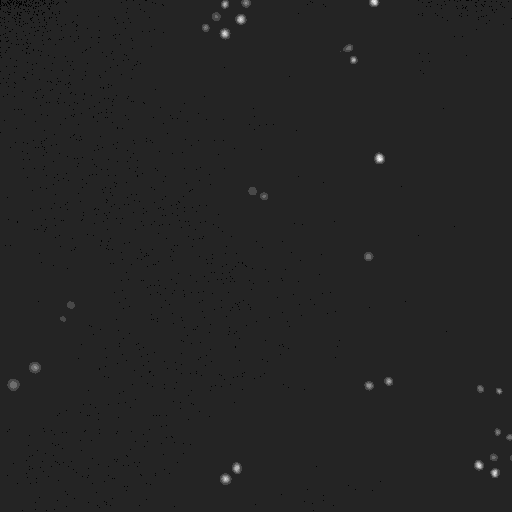
#> input picture 04-Tools/old_tests/tracking1/imgs-tests2/image-Position2b-RFP-580-1571831928687.tiff, 512 x 512 px; its folder holds only this picture in this run
$ python tracking1.py   (older library calls are emulated)
#> lines starting #> are read from the running program, lines starting #| are printed output that depends on the picture; after the words box and inside, x2 and y2 are one past the last pixel; in counts of white or black regions, pixels touching at a corner belong together
#> further down, img_orig is the input picture: shape (512, 512) uint16; min 502, max 2059, mean 533.5
### 04-Tools/old_tests/tracking1/function.py
#!/usr/bin/env python3
# -*- coding: utf-8 -*-
"""
Created on Wed Mar 25 17:38:59 2020

@author: williams
"""
import cv2
import numpy as np


def nothing(x):
    pass

def getsize(img):
    h, w = img.shape[:2]
    return w, h

def bytescaling(data, cmin=None, cmax=None, high=255, low=0):
#> called with high = 255, low = 0
    if data.dtype == np.uint8:
        return data
    if high > 255:
        high = 255
    if low < 0:
        low = 0
    if high < low:
        raise ValueError("`high` should be greater than or equal to `low`.")
    if cmin is None:
        cmin = data.min()
#> cmin = 502
    if cmax is None:
        cmax = data.max()
#> cmax = 2059
    cscale = cmax - cmin
#> cscale = 1557
    if cscale == 0:
        cscale = 1
    scale = float(high - low) / cscale ; bytedata = (data - cmin) * scale + low
#> after `scale = float(high - low) / cscale`: scale = 0.164
#> after `bytedata = (data - cmin) * scale + low`:
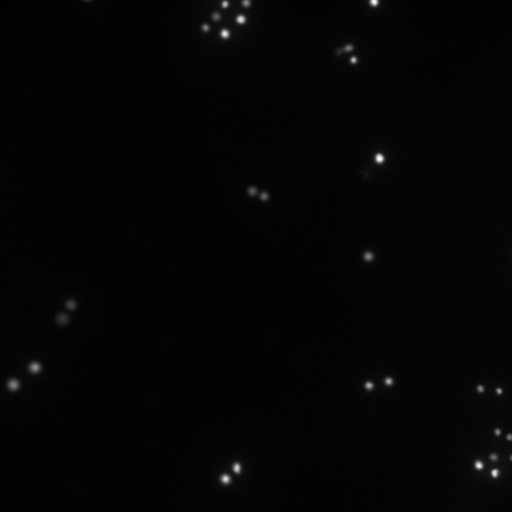
#> bytedata: shape (512, 512) float64; min 0, max 255, mean 5.2
    return (bytedata.astype(np.uint8))

def hist_curve(im, activate,widthHist = 5,maxBlack = 5,minWhite = 250,ImoyInf=40,ImoySup=100):
#> called with activate = True, widthHist = 5, maxBlack = 5, minWhite = 250, ImoyInf = 40, ImoySup = 100
    h = np.ones((300,256,3))
    h2 = np.ones((300,256,3))
    if len(im.shape) == 2:
        color = [(255,255,255)]
    elif im.shape[2] == 3:
        color = [ (255,0,0),(0,255,0),(0,0,255) ]
    for ch, col in enumerate(color):
        hist_item = cv2.calcHist([im],[ch],None,[256],[0,256])
        cv2.normalize(hist_item,hist_item,0,255,cv2.NORM_MINMAX)
        hist=np.int32(np.around(hist_item))
        cdf = hist.cumsum() #histogramm cumulé
        cdf_normalized = cdf / cdf.max() # between 0 et 1
        hist_normalized = hist / hist.max()  # between 0 et 1
        Imin = np.where(cdf_normalized>=0.01)[0][0] ; Imax  = np.where(cdf_normalized>=0.99)[0][0] ; Imoy  = np.where(cdf_normalized>=0.50)[0][0]

        if activate == True :
            cv2.line(h,(Imax,300),(Imin,0),(255,0,0),1)
            cv2.line(h2,(Imax,300),(Imin,0),(255,0,0),1)
            i = 0
            for el in cdf_normalized :
                cv2.circle(h,(i,int(300*cdf_normalized[i])),1, (255,0,255), 1)
                i = i + 1
                if i > 0 and i < 256:
                    cv2.line(h,(i,int(300*cdf_normalized[i])),(i-1,int(300*cdf_normalized[i-1])),(255,0,255),1)
            i = 0
            for el in hist_normalized :
                cv2.circle(h2,(i,int(hist_normalized[i][0])),1, (255,0,255), 1)
                i = i + 1
                if i > 0 and i < 256 :
                    cv2.line(h2,(i,int(300*hist_normalized[i])),(i-1,int(hist_normalized[i-1])),(255,0,255),1)
#> this loop made 1 pass
#> (Imin, Imax, Imoy) on pass 1: (1, 13, 4)
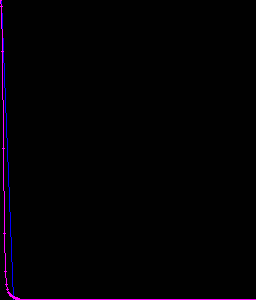
#> h: shape (300, 256, 3) float64; mean of channels 0, 1, 2 3.8, 1, 2.9; drawn as B, G, R

    y = np.flipud(h) ; y2 = np.flipud(h2)

    blackImg = False ; whiteImg = False ; normalImg = True ; noiseImg = False ; presenceCell = True
    if Imin <= Imax and Imax < maxBlack and (Imax-Imin) <= widthHist :
        blackImg = True
        normalImg = False
        presenceCell = False
    if Imax >= Imin and Imin > minWhite and (Imax-Imin) <= widthHist :
        whiteImg = True
        normalImg = False
        presenceCell = False
    if Imoy >= ImoyInf and Imoy < ImoySup :
        normalImg = False
        noiseImg = True
        presenceCell = True
    if whiteImg == False and Imoy >= ImoySup :
        normalImg = False
        noiseImg = True
        presenceCell = False

    return y,y2,Imin,Imax,Imoy,variance_of_laplacian(im),blackImg,whiteImg,normalImg,noiseImg,presenceCell


def variance_of_laplacian(image):
    if image is None:
        print ('Erreur: opening image')
        return -1
    image = cv2.cvtColor(image,cv2.COLOR_GRAY2BGR)
    image = cv2.GaussianBlur(image, (3, 3), 0)
    src_gray = cv2.cvtColor(image, cv2.COLOR_BGR2GRAY)
    kernel_size = 3
    return cv2.Laplacian(src_gray, cv2.CV_16S, ksize=kernel_size).var()

### 04-Tools/old_tests/tracking1/tracking1.py
# -*- coding: utf-8 -*-
"""
@author:    Williams BRETT
@date:      24-03-2020
@brief:
"""

import numpy as np
import cv2
import os
import function as f
import random
import math


bins = np.arange(256).reshape(256,1)
def hist_curve(im, autoBC, activate):
    global Imin, Imax
    h = np.ones((300,256,3))
    if len(im.shape) == 2:
        color = [(255,255,255)]
    elif im.shape[2] == 3:
        color = [ (255,0,0),(0,255,0),(0,0,255) ]
    for ch, col in enumerate(color):
        hist_item = cv2.calcHist([im],[ch],None,[256],[0,256])
        cv2.normalize(hist_item,hist_item,0,255,cv2.NORM_MINMAX)
        hist=np.int32(np.around(hist_item))
        cdf = hist.cumsum() #histogramm cumulé
        cdf_normalized = cdf * 0.01 * 100 / cdf.max() # this line not necessary.
        if activate == True and autoBC == True:
            Imin = np.where(cdf_normalized>=0.01)[0][0]
            Imax  = np.where(cdf_normalized>=0.99)[0][0]
        pts = np.int32(np.column_stack((bins,hist)))
        cv2.polylines(h,[pts],False,col)
        if activate == True :
            cv2.line(h,(Imax,300),(Imin,0),(255,0,0),1)
            i = 0
            for el in cdf_normalized :
                cv2.circle(h,(i,int(300*cdf_normalized[i])),1, (255,0,255), 1)
                i=i+1
    y=np.flipud(h)
    return y

if __name__ == "__main__":

    dir_masks='./imgs-tests2/'
    list_file=os.listdir(dir_masks)
    #mon_fichier = open("save.txt", "w")
    a = 0 ; nbCellOld = 0; outputTable = [] ; color = [] ;
    for fichier in sorted(list_file):
        if fichier != '.DS_Store':
            a = a + 1
            img_orig=cv2.imread(dir_masks+fichier,cv2.IMREAD_UNCHANGED)
            if img_orig.dtype == 'uint16':
                img_orig = f.bytescaling(img_orig)
            else :
                img_orig=cv2.imread(dir_masks+fichier,0)

            o = img_orig.copy()
            o = cv2.cvtColor(o,cv2.COLOR_GRAY2RGB)
            cv2.imshow('cells',img_orig)

            c1,c2,Imin,Imax,Imoy,v,blackImg,whiteImg,normalImg,noiseImg,presenceCell = f.hist_curve(img_orig,True)
#> Imin = 1; Imax = 13; Imoy = 4; v = 38.23; blackImg = False; whiteImg = False; normalImg = True; noiseImg = False; presenceCell = True

            if normalImg == False:
                print('Id:{} - NON CALCULEE'.format(a))
            else:
                lp = cv2.Laplacian(img_orig, cv2.CV_16S, ksize=9)
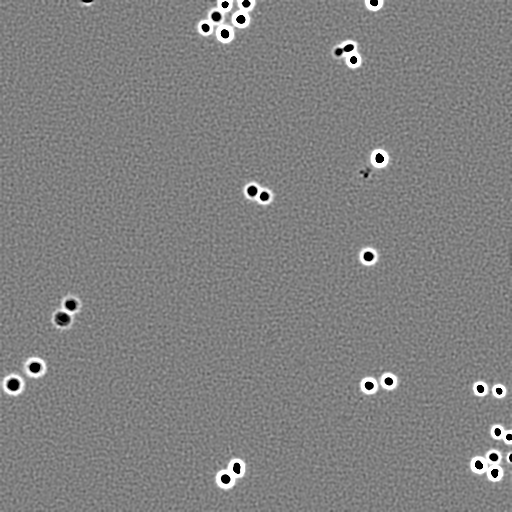
#> lp: shape (512, 512) int16; min -32768, max 32767, mean 477.6; drawn with min black and max white
                blur = cv2.GaussianBlur(img_orig,(5,5),0)
                kernel = np.array((
            	        [-1, -1, -1, -1, -1],
            	        [-1, -1, -1, -1, -1],
            	        [-1, -1, 24, -1, -1],
            	        [-1, -1, -1, -1, -1],
            	        [-1, -1, -1, -1, -1]), dtype="int")
                convolution = cv2.filter2D(blur, -1, kernel)
                ret2,th2 = cv2.threshold(convolution,100,255,cv2.THRESH_BINARY+cv2.THRESH_OTSU)
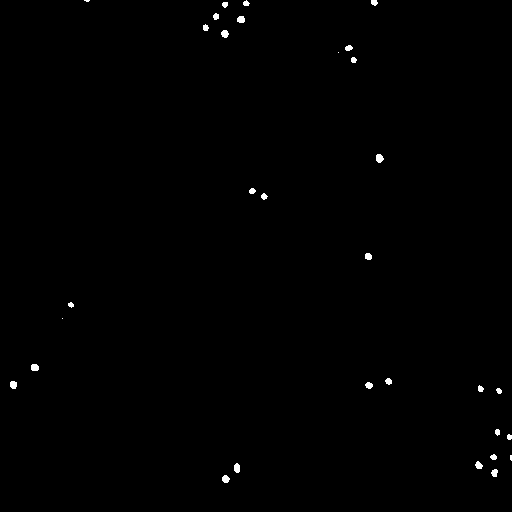
#> th2: shape (512, 512); 0.39% white; 31 white regions (4 under 20 px)
#> ret2 = 110
                cnts = cv2.findContours(th2.copy(), cv2.RETR_EXTERNAL, cv2.CHAIN_APPROX_SIMPLE)
#> cnts = 31 contours, 8 with area under 20; largest, box (x1, y1, x2, y2) and area: (376, 154, 384, 163) 44, (234, 463, 240, 473) 38, (31, 364, 39, 371) 38, (222, 475, 230, 483) 38, (221, 30, 229, 38) 37
                cnts = cnts[0]
                nbCell = []

                # generating bright palette
                if a ==1:
                    colors = np.zeros((1, len(cnts), 3), np.uint8)
#> colors = 31 rows, first 8: [0, 0, 0], [0, 0, 0], [0, 0, 0], [0, 0, 0], [0, 0, 0], [0, 0, 0], [0, 0, 0], [0, 0, 0]
                    colors[0,:] = 255
                    colors[0,:,0] = np.arange(5, 255, 255.0/len(cnts))
                    colors = cv2.cvtColor(colors, cv2.COLOR_HSV2BGR)[0]
#> colors = 31 rows, first 8: [0, 43, 255], [0, 111, 255], [0, 179, 255], [0, 247, 255], [0, 255, 196], [0, 255, 119], [0, 255, 51], [17, 255, 0]

                #comptage des cellules
                for c in cnts:
                    M = cv2.moments(c)
                    cX = int((M["m10"] / (M["m00"]+1e-4)))
                    cY = int((M["m01"] / (M["m00"]+1e-4)))
                    if cv2.contourArea(c) > 1  and cX >120 and cX<400 and cY>120 and cY<400 :
                        cv2.line(o, (120,120),(120,400),(255,0,255),1) ; cv2.line(o, (120,120),(400,120),(255,0,255),1) ; cv2.line(o, (400,120),(400,400),(255,0,255),1) ; cv2.line(o, (120,400),(400,400),(255,0,255),1)
                        nbCell.append((cX,cY))
                        if a == 1 :
                            outputTable.append([len(nbCell)-1])
                            c = list(map(int, colors[len(nbCell)-1]))
                            cv2.circle(o,(cX,cY),8,c,1)
                            cv2.putText(o,str(len(nbCell)-1),(cX-4,cY+4),  cv2.FONT_HERSHEY_SIMPLEX, 0.4,c, 1)
#> this loop made 31 passes
#> (cX, cY) on passes 11, 13, 17, 18, 19, 20: (368, 384), (388, 380), (367, 256), (263, 196), (251, 190), (379, 157)
#> (cX, cY) on passes 1, 2, 3, 4, 6, 7: (225, 478), (494, 472), (236, 467), (478, 464), (493, 456), (508, 436)
#> after the loop, nbCell = [(368, 384), (388, 380), (367, 256), (263, 196), (251, 190), (379, 157)]; outputTable = [[0], [1], [2], [3], [4], [5]]

                #tracking
                nbCell = np.array(nbCell).reshape(len(nbCell),2)
#> nbCell = [[368, 384], [388, 380], [367, 256], [263, 196], [251, 190], [379, 157]]
                if a == 1:
                    nGroup = len(nbCell)
#> nGroup = 6
                if True and a > 1:
                    #cv2.imshow('AND',cv2.bitwise_and(th2,th2Old))
                    saveDist = [] ; saveId = [] ; saveC = []
                    for id in range (len(nbCell)):
                            previousDist = 100
                            dist = 100
                            saveDist.append([]) ; saveId.append([]) ; saveC.append([])
                            for c in range (len(outputTable)):
                                if len(outputTable[c])!=0:
                                    indice = outputTable[c][0]
                                    deltaX = (nbCellOld[indice][0] - nbCell[id][0]) * (nbCellOld[indice][0] - nbCell[id][0])
                                    deltaY = (nbCellOld[indice][1] - nbCell[id][1]) * (nbCellOld[indice][1] - nbCell[id][1])
                                    dist = math.sqrt(deltaX + deltaY)
                                    if dist <= previousDist :
                                        saveId[id] = id
                                        saveC[id] = c
                                        saveDist[id] = dist
                                        previousDist = dist
                            c = list(map(int, colors[saveC[id]]))
                            o = cv2.circle(o,(nbCell[saveId[id]][0],nbCell[saveId[id]][1]),8,c,1)
                            o = cv2.putText(o,str(saveC[id]),(nbCell[saveId[id]][0]-4,nbCell[saveId[id]][1]+4),  cv2.FONT_HERSHEY_SIMPLEX, 0.4, c, 1)
                    for group in range(nGroup):
                        outputTable[group] = []
                        for id in range (len(saveC)):
                            if saveC[id] == group :
                                outputTable[group].append(id)
                    print(outputTable)
                nbCellOld = nbCell
#> nbCellOld has the same summary as nbCell
                th2Old = th2
                cv2.imshow('markers',o)
                cv2.waitKey(0)

$ run again, on 04-Tools/old_tests/tracking1/imgs-tests2/image-Position2b-RFP-580-1571834441062.tiff
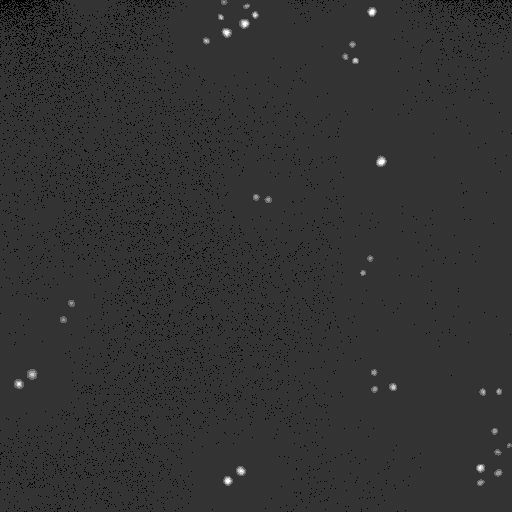
#> input picture 04-Tools/old_tests/tracking1/imgs-tests2/image-Position2b-RFP-580-1571834441062.tiff, 512 x 512 px
#> img_orig is the input picture: shape (512, 512) uint16; min 496, max 1785, mean 528.8
#> cmin = 496
#> cmax = 1785
#> cscale = 1289
#> scale = 0.198
#> the loop in hist_curve, `for ch, col in enumerate(color):` made 1 pass
#> (Imin, Imax, Imoy) on pass 1: (2, 16, 5)
#> in hist_curve, `y2 = np.flipud(h2)`:
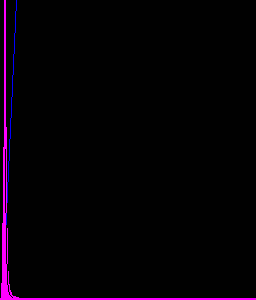
#> y2: shape (300, 256, 3) float64; mean of channels 0, 1, 2 6.7, 1, 6; drawn as B, G, R
#> `c1,c2,Imin,Imax,Imoy,v,blackImg,whiteImg,normalImg,noiseImg,presenceCe..`: Imin = 2; Imax = 16; Imoy = 5; v = 57.55; blackImg = False; normalImg = True; noiseImg = False; presenceCell = True
#> `ret2,th2 = cv2.threshold(convolution,100,255,cv2.THRESH_BINARY+cv2.THR..`:
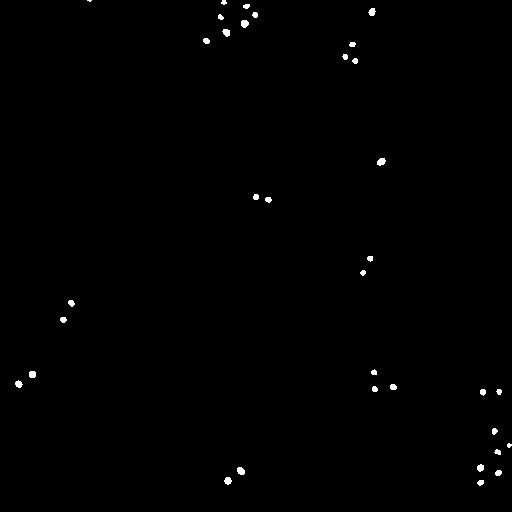
#> th2: shape (512, 512); 0.43% white; 34 white regions (2 under 20 px)
#> ret2 = 117
#> cnts = 34 contours, 9 with area under 20; largest, box (x1, y1, x2, y2) and area: (377, 158, 386, 166) 41, (241, 20, 249, 28) 40, (237, 467, 245, 475) 40, (222, 29, 230, 37) 36, (224, 477, 232, 485) 35
#> `colors = np.zeros((1, len(cnts), 3), np.uint8)`: colors = 34 rows, first 8: [0, 0, 0], [0, 0, 0], [0, 0, 0], [0, 0, 0], [0, 0, 0], [0, 0, 0], [0, 0, 0], [0, 0, 0]
#> `colors = cv2.cvtColor(colors, cv2.COLOR_HSV2BGR)[0]`: colors = 34 rows, first 8: [0, 42, 255], [0, 102, 255], [0, 170, 255], [0, 229, 255], [0, 255, 212], [0, 255, 152], [0, 255, 84], [0, 255, 25]
#> the loop `for c in cnts:` made 34 passes
#> (cX, cY) on passes 11, 12, 15, 18, 19, 20, 21, 22: (374, 388), (392, 386), (373, 371), (362, 272), (369, 258), (267, 199), (255, 196), (380, 161)
#> after the loop `for c in cnts:`: nbCell = [(374, 388), (392, 386), (373, 371), (362, 272), (369, 258), (267, 199), (255, 196), (380, 161)]; outputTable = [[0], [1], [2], [3], [4], [5], [6], [7]]
#> `nbCell = np.array(nbCell).reshape(len(nbCell),2)`: nbCell = [[374, 388], [392, 386], [373, 371], [362, 272], [369, 258], [267, 199], [255, 196], [380, 161]]
#> nGroup = 8
#> nbCellOld has the same summary as nbCell

$ run again, on 04-Tools/old_tests/tracking1/imgs-tests2/image-Position2b-RFP-580-1571834799617.tiff
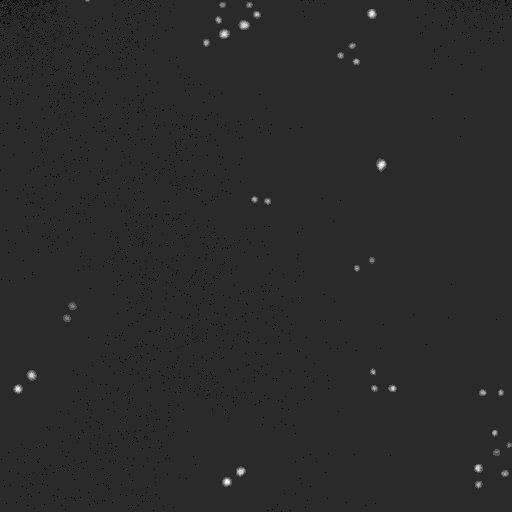
#> input picture 04-Tools/old_tests/tracking1/imgs-tests2/image-Position2b-RFP-580-1571834799617.tiff, 512 x 512 px
#> img_orig is the input picture: shape (512, 512) uint16; min 496, max 1924, mean 533.6
#> cmin = 496
#> cmax = 1924
#> cscale = 1428
#> scale = 0.179
#> the loop in hist_curve, `for ch, col in enumerate(color):` made 1 pass
#> (Imin, Imax, Imoy) on pass 1: (2, 17, 5)
#> in hist_curve, `y2 = np.flipud(h2)`:
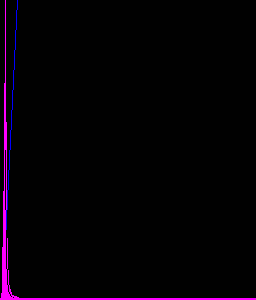
#> y2: shape (300, 256, 3) float64; mean of channels 0, 1, 2 6.2, 1, 5.4; drawn as B, G, R
#> `c1,c2,Imin,Imax,Imoy,v,blackImg,whiteImg,normalImg,noiseImg,presenceCe..`: Imin = 2; Imax = 17; Imoy = 5; v = 65.71; blackImg = False; normalImg = True; noiseImg = False; presenceCell = True
#> `ret2,th2 = cv2.threshold(convolution,100,255,cv2.THRESH_BINARY+cv2.THR..`:
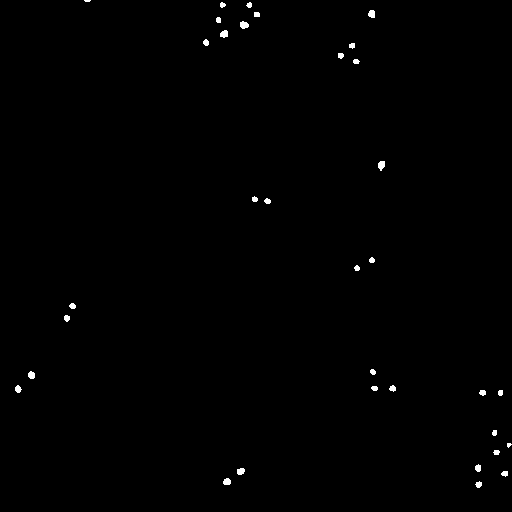
#> th2: shape (512, 512); 0.43% white; 34 white regions (2 under 20 px)
#> ret2 = 119
#> cnts = 34 contours, 13 with area under 20; largest, box (x1, y1, x2, y2) and area: (240, 21, 249, 29) 42, (378, 161, 385, 171) 40, (220, 30, 228, 38) 38, (368, 10, 375, 18) 36, (223, 478, 231, 485) 35
#> `colors = np.zeros((1, len(cnts), 3), np.uint8)`: colors = 34 rows, first 8: [0, 0, 0], [0, 0, 0], [0, 0, 0], [0, 0, 0], [0, 0, 0], [0, 0, 0], [0, 0, 0], [0, 0, 0]
#> `colors = cv2.cvtColor(colors, cv2.COLOR_HSV2BGR)[0]`: colors = 34 rows, first 8: [0, 42, 255], [0, 102, 255], [0, 170, 255], [0, 229, 255], [0, 255, 212], [0, 255, 152], [0, 255, 84], [0, 255, 25]
#> the loop `for c in cnts:` made 34 passes
#> (cX, cY) on passes 11, 12, 15, 18, 19, 20, 21, 22: (374, 387), (392, 387), (372, 371), (356, 267), (371, 259), (267, 200), (254, 198), (380, 164)
#> after the loop `for c in cnts:`: nbCell = [(374, 387), (392, 387), (372, 371), (356, 267), (371, 259), (267, 200), (254, 198), (380, 164)]; outputTable = [[0], [1], [2], [3], [4], [5], [6], [7]]
#> `nbCell = np.array(nbCell).reshape(len(nbCell),2)`: nbCell = [[374, 387], [392, 387], [372, 371], [356, 267], [371, 259], [267, 200], [254, 198], [380, 164]]
#> nGroup = 8
#> nbCellOld has the same summary as nbCell
